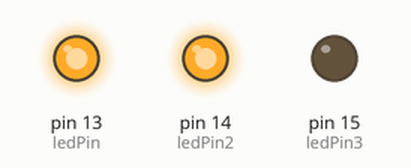
A sketch run on a simulated Arduino Uno, built with avr-gcc and run on an emulated ATmega328P. Parts: output pins drawn as LEDs (lit = HIGH).

Above: at 0.2 s.
At 1.15 s:
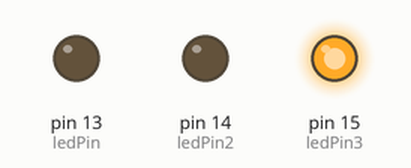
At 2.3 s:
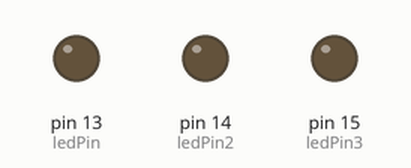
Timing chart, 0 to 3.7 s (numbered marks = the images above):
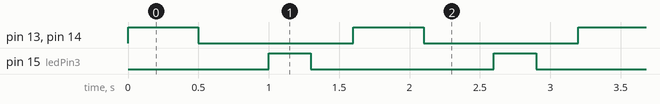

Measured:
- by itself, pin 13 (ledPin), pin 14 (ledPin2): alternates HIGH for 0.50 s and LOW for 1.1 s
- by itself, pin 15 (ledPin3): alternates HIGH for 0.30 s and LOW for 1.3 s
- by itself, everything shown: repeats every 1.6 s, in 4 steps

The sketch:

ledBlink.ino
```cpp
int ledPin = 13;
int ledPin2 = 14;

int ledPin3 = 15;

void setup() {
  pinMode(ledPin,OUTPUT);
  pinMode(ledPin2,OUTPUT);
  pinMode(ledPin3, OUTPUT);

}

void loop() {
  digitalWrite(ledPin, HIGH);
  digitalWrite(ledPin2, HIGH);
  delay(500);
  digitalWrite(ledPin, LOW);
  digitalWrite(ledPin2, LOW);
  delay(500);
  digitalWrite(ledPin3, HIGH);
  delay(300);
  digitalWrite(ledPin3,LOW);
  delay(300);
}
```
